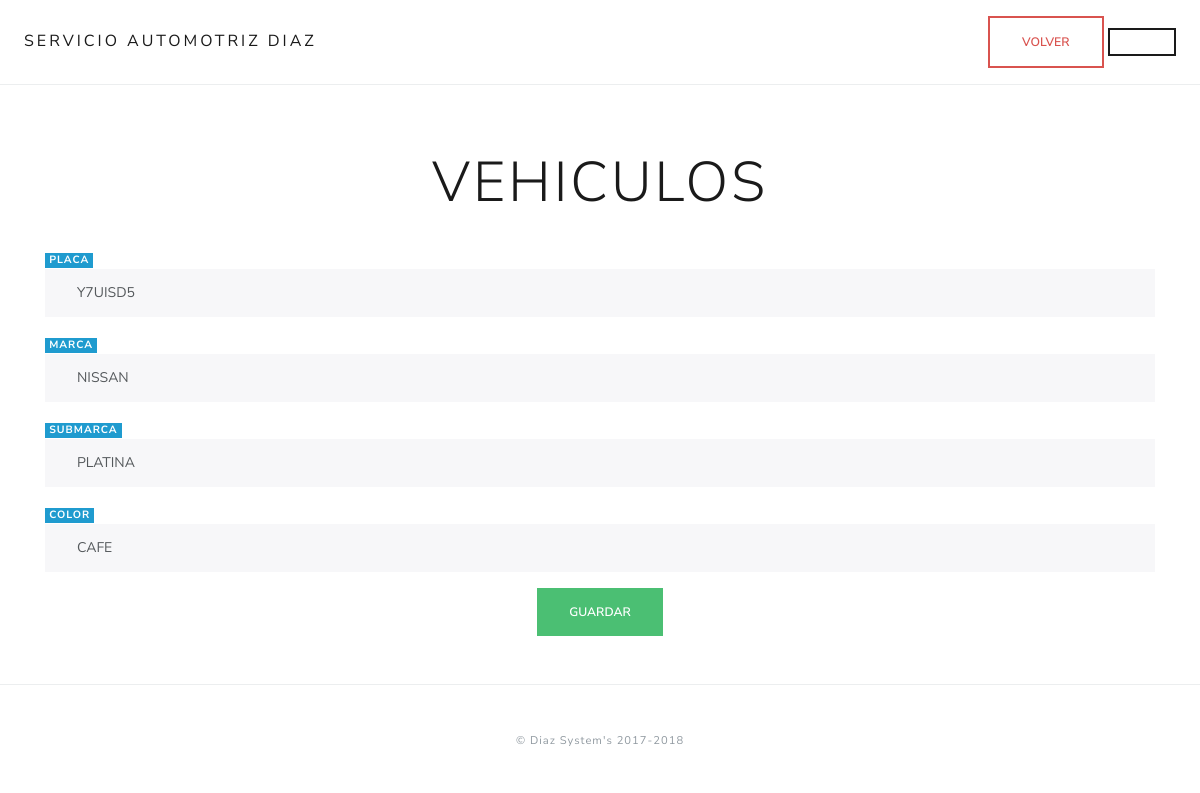
/vehiculos/editarVehiculo.php?placa=Y7UISD5, run on the app's committed database.
### tables this page shows
CREATE TABLE `COCHES` (
  `PLACA` varchar(7) NOT NULL,
  `CLIENTE` int(11) DEFAULT NULL,
  `MARCA` varchar(45) DEFAULT NULL,
  `SUBMARCA` varchar(45) DEFAULT NULL,
  `COLOR` varchar(45) DEFAULT NULL
);

### vehiculos/editarVehiculo.php (the view, shortened to what this page needs)
<?php
  include '../database/parameters.php';
  $placa = $_GET['placa'];
  $sql = "SELECT * FROM COCHES WHERE PLACA = '$placa'";
  $result = $conn->query($sql);
?>
<!doctype html>
<html lang="en">
  <head>
    <link rel="stylesheet" href="../print/bootstrap.min.css">
  </head>
  <body>
    <div class="d-flex flex-column flex-md-row align-items-center p-3 px-md-4 mb-3 bg-white border-bottom box-shadow">
      <h5 class="my-0 mr-md-auto font-weight-normal">Servicio Automotriz Diaz</h5>
      <span><button class="btn btn-outline-danger" onclick="window.history.back()">Volver</button>
      <a class="btn btn-outline-primary" href="#"><?php echo $_SESSION['nombre']; ?></a></span>
    </div>
    <div class="pricing-header px-3 py-3 pt-md-5 pb-md-4 mx-auto text-center">
      <h1 class="display-4">Vehiculos</h1>
    </div>
    <?php while ($row = $result->fetch_assoc()) { ?>
    <div class="container">
        <div class="form-group">
          <span class="badge badge-info">PLACA</span>
          <input type="text" value="<?php echo $row['PLACA'] ?>" class="form-control" id="boxPlaca">
        </div>
        <div class="form-group">
          <span class="badge badge-info">MARCA</span>
          <input type="text" value="<?php echo $row['MARCA'] ?>" class="form-control" id="boxMarca">
        </div>
        <div class="form-group">
          <span class="badge badge-info">SUBMARCA</span>
          <input type="text" value="<?php echo $row['SUBMARCA'] ?>" class="form-control" id="boxSubmarca">
        </div>
        <div class="form-group">
          <span class="badge badge-info">COLOR</span>
          <input type="text" value="<?php echo $row['COLOR'] ?>" class="form-control" id="boxColor">
        </div>
        <div class="text-center"><button class="btn btn-success" onclick="guardar()">GUARDAR</button></div>
    </div>
    <?php } ?>
      <footer class="pt-4 my-md-5 pt-md-5 border-top">
        <div class="row">
          <div class="col-12 col-md">
            <small class="d-block mb-3 text-muted" style="text-align: center;">&copy; Diaz System's 2017-2018</small>
          </div>
        </div>
      </footer>
  </body>
</html>

### data on the page
coches: PLACA "Y7UISD5", MARCA "NISSAN", SUBMARCA "PLATINA", COLOR "CAFE"
